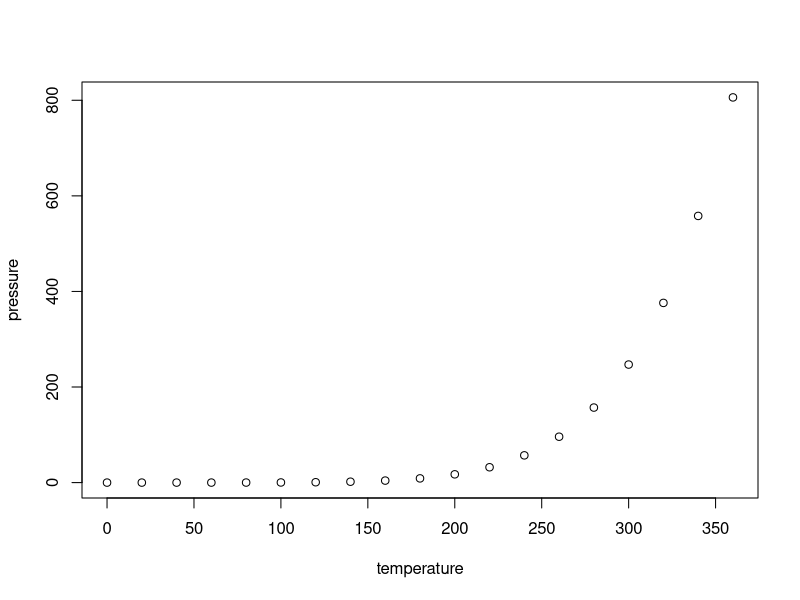
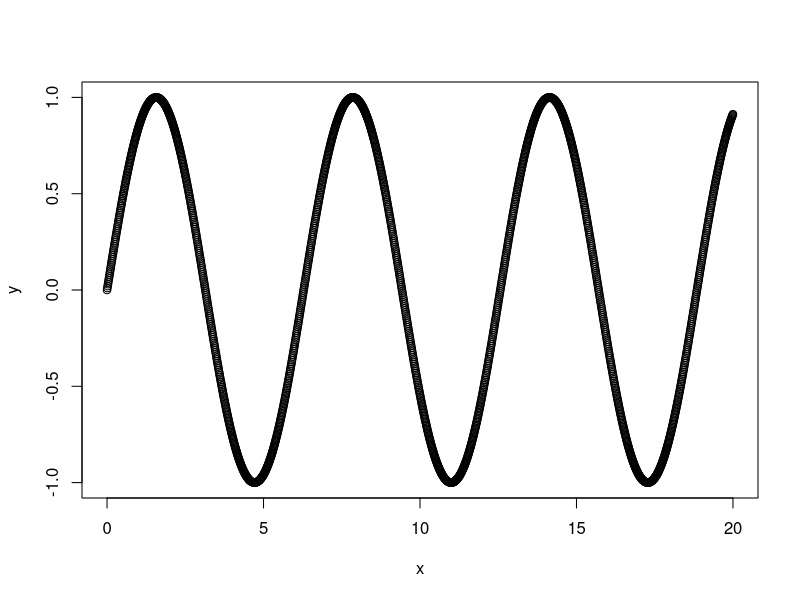
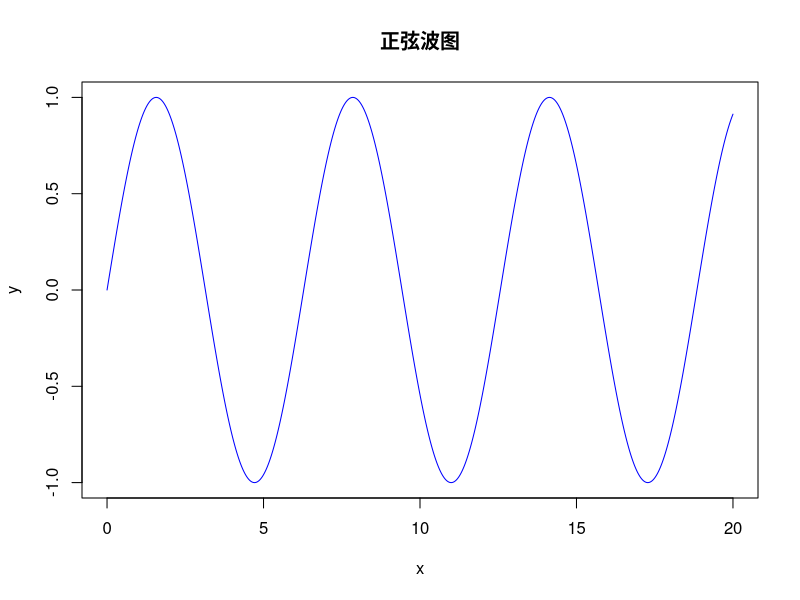

Write R code to recreate these figures, in order.
## ---- chunk 1
knitr::opts_chunk$set(echo = TRUE)
## ---- chunk 2
summary(cars)
## ---- chunk 3
plot(pressure)
## ---- chunk 4
x <- seq(0, 20, 0.01)
y <- sin(x)
sin_df <- data.frame(x, y)
head(sin_df, 3)
plot(sin_df)
# 绘制正弦波
plot(sin_df$x, sin_df$y, type = "l", col = "blue", 
     xlab = "x", ylab = "y", main = "正弦波图")
